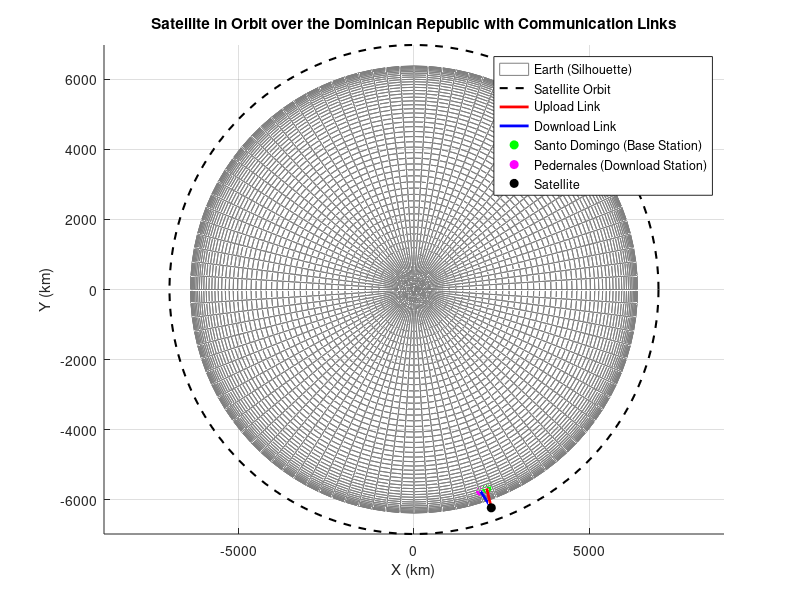

This figure's MATLAB source:
% Definition of geographic coordinates for Santo Domingo (latitude and longitude)
lat_santodomingo = 18.4861;   % Latitude of Santo Domingo (in degrees)
lon_santodomingo = -69.9312;  % Longitude of Santo Domingo (in degrees)

% Geographic coordinates for Pedernales (download)
lat_pedernales = 18.0384;   % Latitude of Pedernales (in degrees)
lon_pedernales = -71.7440;  % Longitude of Pedernales (in degrees)

% Parameters of the LEO satellite
altitude_satellite = 600;  % Altitude in km
lat_satellite = 18.7;      % Latitude of the satellite over the Dominican Republic (approximate)
lon_satellite = -70.5;    % Longitude of the satellite over the Dominican Republic (approximate)

% Earth's radius (in km)
radius_earth = 6371;

% Convert geographic coordinates to radians
lat_santodomingo_rad = deg2rad(lat_santodomingo);
lon_santodomingo_rad = deg2rad(lon_santodomingo);
lat_pedernales_rad = deg2rad(lat_pedernales);
lon_pedernales_rad = deg2rad(lon_pedernales);
lat_satellite_rad = deg2rad(lat_satellite);
lon_satellite_rad = deg2rad(lon_satellite);

% Cartesian coordinates
% Santo Domingo
x_santodomingo = radius_earth * cos(lat_santodomingo_rad) * cos(lon_santodomingo_rad);
y_santodomingo = radius_earth * cos(lat_santodomingo_rad) * sin(lon_santodomingo_rad);
z_santodomingo = radius_earth * sin(lat_santodomingo_rad);

% Pedernales
x_pedernales = radius_earth * cos(lat_pedernales_rad) * cos(lon_pedernales_rad);
y_pedernales = radius_earth * cos(lat_pedernales_rad) * sin(lon_pedernales_rad);
z_pedernales = radius_earth * sin(lat_pedernales_rad);

% Satellite
x_satellite = (radius_earth + altitude_satellite) * cos(lat_satellite_rad) * cos(lon_satellite_rad);
y_satellite = (radius_earth + altitude_satellite) * cos(lat_satellite_rad) * sin(lon_satellite_rad);
z_satellite = (radius_earth + altitude_satellite) * sin(lat_satellite_rad);

% Plot Earth with satellite's orbit
figure;
hold on;

% Create Earth sphere with no color, just the border
[earth_x, earth_y, earth_z] = sphere(100);
surf(earth_x * radius_earth, earth_y * radius_earth, earth_z * radius_earth, 'FaceColor', 'none', 'EdgeColor', [0.5 0.5 0.5]);

% Plot satellite's orbit as a dashed line
theta = linspace(0, 2*pi, 200);  % Angle for the orbit
x_orbit = (radius_earth + altitude_satellite) * cos(theta);
y_orbit = (radius_earth + altitude_satellite) * sin(theta);
z_orbit = zeros(size(theta));  % Assuming orbit in the equatorial plane
plot3(x_orbit, y_orbit, z_orbit, 'k--', 'LineWidth', 1.5);

% Plot communication links (upload and download)
plot3([x_santodomingo, x_satellite], [y_santodomingo, y_satellite], [z_santodomingo, z_satellite], 'r-', 'LineWidth', 2); % Upload
plot3([x_satellite, x_pedernales], [y_satellite, y_pedernales], [z_satellite, z_pedernales], 'b-', 'LineWidth', 2); % Download

% Plot positions
plot3(x_santodomingo, y_santodomingo, z_santodomingo, 'go', 'MarkerFaceColor', 'g');  % Santo Domingo (upload link)
plot3(x_pedernales, y_pedernales, z_pedernales, 'mo', 'MarkerFaceColor', 'm');  % Pedernales (download link)
plot3(x_satellite, y_satellite, z_satellite, 'ko', 'MarkerFaceColor', 'k');  % Satellite

% Labels and configuration
title('Satellite in Orbit over the Dominican Republic with Communication Links');
xlabel('X (km)');
ylabel('Y (km)');
zlabel('Z (km)');
legend('Earth (Silhouette)', 'Satellite Orbit', 'Upload Link', 'Download Link', ...
       'Santo Domingo (Base Station)', 'Pedernales (Download Station)', 'Satellite');
grid on;
axis equal;
hold off;
